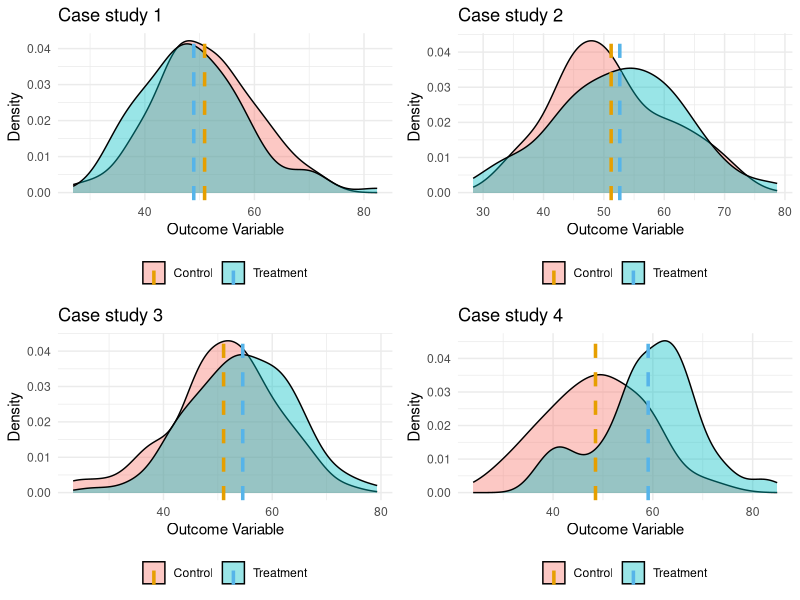

Write R code to recreate this figure.
## ---- chunk 1
# Load necessary libraries
library(ggplot2)
library(dplyr)
library(cowplot)  # Ensure cowplot is loaded for arranging plots

# Set seed for reproducibility
set.seed(123)

# Generate simulated data for visual demonstration
generate_data <- function(effect_size, n = 100) {
  control <- rnorm(n, mean = 50, sd = 10)
  treatment <- rnorm(n, mean = 50 + effect_size * 10, sd = 10)
  data.frame(
    Group = rep(c("Control", "Treatment"), each = n),
    Value = c(control, treatment)
  )
}

# Define effect sizes for illustration
effect_sizes <- c(0, 0.3, 0.5, 0.8)

# Create titles for each case study
case_titles <- c("Case study 1", "Case study 2", "Case study 3", "Case study 4")

# Create a list of plots for different effect sizes
plots <- lapply(seq_along(effect_sizes), function(i) {
  data <- generate_data(effect_size = effect_sizes[i])
  
  # Calculate group means for Control and Treatment
  group_means <- data %>% 
    group_by(Group) %>% 
    summarise(Mean = mean(Value))
  
  # Create plot for the current effect size
  ggplot(data, aes(x = Value, fill = Group)) +
    geom_density(alpha = 0.4) +
    geom_vline(data = group_means, aes(xintercept = Mean, color = Group), 
               linetype = "dashed", size = 1.2) +  # Add vertical lines for means
    scale_color_manual(values = c("Control" = "#E69F00", "Treatment" = "#56B4E9")) +  # Set colors for the lines
    labs(title = case_titles[i],
         x = "Outcome Variable", y = "Density") +
    theme_minimal() +
    theme(legend.position = "bottom",
          legend.title = element_blank())  # Remove legend title
})

# Arrange the plots for comparison in a 2x2 grid
cowplot::plot_grid(plotlist = plots, nrow = 2)

